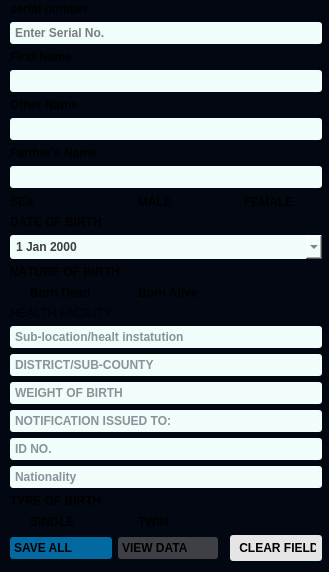
               <widget class="QWidget" name="widget_8" native="true">
                <property name="styleSheet">
                 <string notr="true">QWidget{
background-color: rgb(3, 7, 18);
width:80px;
margin-right:0px;
border-radius:4px;
}
QLineEdit{
	background-color:#f0fdfa;
	border-radius:3px;
	padding:3px;
	color:dark
}
</string>
                </property>
                <layout class="QGridLayout" name="gridLayout_6">
                 <property name="leftMargin">
                  <number>10</number>
                 </property>
                 <property name="topMargin">
                  <number>2</number>
                 </property>
                 <property name="rightMargin">
                  <number>1</number>
                 </property>
                 <item row="15" column="1">
                  <widget class="QCheckBox" name="checkBornalive">
                   <property name="font">
                    <font>
                     <bold>true</bold>
                    </font>
                   </property>
                   <property name="text">
                    <string>Born Alive</string>
                   </property>
                   <property name="autoExclusive">
                    <bool>true</bool>
                   </property>
                  </widget>
                 </item>
                 <item row="18" column="0">
                  <widget class="QLabel" name="label_64">
                   <property name="text">
                    <string>HEALTH FACILITY</string>
                   </property>
                  </widget>
                 </item>
                 <item row="2" column="0" colspan="4">
                  <widget class="QLineEdit" name="ldt_serial_no">
                   <property name="font">
                    <font>
                     <bold>true</bold>
                    </font>
                   </property>
                   <property name="placeholderText">
                    <string>Enter Serial No.</string>
                   </property>
                  </widget>
                 </item>
                 <item row="5" column="0" colspan="4">
                  <widget class="QLineEdit" name="chl_firstname">
                   <property name="font">
                    <font>
                     <bold>true</bold>
                    </font>
                   </property>
                   <property name="clearButtonEnabled">
                    <bool>true</bool>
                   </property>
                  </widget>
                 </item>
                 <item row="1" column="0">
                  <widget class="QLabel" name="label_56">
                   <property name="font">
                    <font>
                     <bold>true</bold>
                    </font>
                   </property>
                   <property name="text">
                    <string>serial number</string>
                   </property>
                  </widget>
                 </item>
                 <item row="32" column="0">
                  <widget class="QPushButton" name="pb_save_all">
                   <property name="font">
                    <font>
                     <bold>true</bold>
                    </font>
                   </property>
                   <property name="cursor">
                    <cursorShape>PointingHandCursor</cursorShape>
                   </property>
                   <property name="layoutDirection">
                    <enum>Qt::LeftToRight</enum>
                   </property>
                   <property name="autoFillBackground">
                    <bool>false</bool>
                   </property>
                   <property name="styleSheet">
                    <string notr="true">QPushButton{
background-color:#0369a1;
padding:4px;
text-align:left;
border-radius:3px;
}</string>
                   </property>
                   <property name="text">
                    <string>SAVE ALL</string>
                   </property>
                   <property name="icon">
                    <iconset>
                     <normaloff>resources/icons/icons/data-storage.png</normaloff>resources/icons/icons/data-storage.png</iconset>
                   </property>
                   <property name="iconSize">
                    <size>
                     <width>20</width>
                     <height>20</height>
                    </size>
                   </property>
                   <property name="checkable">
                    <bool>true</bool>
                   </property>
                   <property name="autoExclusive">
                    <bool>true</bool>
                   </property>
                   <property name="flat">
                    <bool>true</bool>
                   </property>
                  </widget>
                 </item>
                 <item row="11" column="0">
                  <widget class="QLabel" name="label_41">
                   <property name="font">
                    <font>
                     <bold>true</bold>
                    </font>
                   </property>
                   <property name="text">
                    <string>SEX</string>
                   </property>
                  </widget>
                 </item>
                 <item row="31" column="0">
                  <widget class="QCheckBox" name="checkBox">
                   <property name="font">
                    <font>
                     <bold>true</bold>
                    </font>
                   </property>
                   <property name="text">
                    <string>SINGLE</string>
                   </property>
                   <property name="autoExclusive">
                    <bool>true</bool>
                   </property>
                  </widget>
                 </item>
                 <item row="23" column="0" colspan="4">
                  <widget class="QLineEdit" name="weight">
                   <property name="font">
                    <font>
                     <bold>true</bold>
                    </font>
                   </property>
                   <property name="styleSheet">
                    <string notr="true">color: rgb(31, 41, 55);</string>
                   </property>
                   <property name="placeholderText">
                    <string>WEIGHT OF BIRTH</string>
                   </property>
                  </widget>
                 </item>
                 <item row="31" column="1">
                  <widget class="QCheckBox" name="checkBox_2">
                   <property name="font">
                    <font>
                     <bold>true</bold>
                    </font>
                   </property>
                   <property name="text">
                    <string>TWIN</string>
                   </property>
                   <property name="autoExclusive">
                    <bool>true</bool>
                   </property>
                  </widget>
                 </item>
                 <item row="14" column="0" colspan="3">
                  <widget class="QLabel" name="label_42">
                   <property name="font">
                    <font>
                     <bold>true</bold>
                     <kerning>false</kerning>
                    </font>
                   </property>
                   <property name="text">
                    <string>NATURE OF BIRTH</string>
                   </property>
                  </widget>
                 </item>
                 <item row="25" column="0" colspan="4">
                  <widget class="QLineEdit" name="IDNO">
                   <property name="font">
                    <font>
                     <bold>true</bold>
                    </font>
                   </property>
                   <property name="styleSheet">
                    <string notr="true">color: rgb(31, 41, 55);</string>
                   </property>
                   <property name="placeholderText">
                    <string>ID NO.</string>
                   </property>
                  </widget>
                 </item>
                 <item row="11" column="2" colspan="3">
                  <widget class="QCheckBox" name="checkfemale">
                   <property name="font">
                    <font>
                     <bold>true</bold>
                    </font>
                   </property>
                   <property name="text">
                    <string>FEMALE</string>
                   </property>
                   <property name="autoExclusive">
                    <bool>true</bool>
                   </property>
                  </widget>
                 </item>
                 <item row="7" column="0" colspan="4">
                  <widget class="QLineEdit" name="chld_othername">
                   <property name="font">
                    <font>
                     <bold>true</bold>
                    </font>
                   </property>
                   <property name="clearButtonEnabled">
                    <bool>true</bool>
                   </property>
                  </widget>
                 </item>
                 <item row="4" column="0" colspan="2">
                  <widget class="QLabel" name="label_5">
                   <property name="font">
                    <font>
                     <bold>true</bold>
                    </font>
                   </property>
                   <property name="text">
                    <string>First Name</string>
                   </property>
                  </widget>
                 </item>
                 <item row="32" column="1">
                  <widget class="QPushButton" name="pb_view_data">
                   <property name="font">
                    <font>
                     <bold>true</bold>
                    </font>
                   </property>
                   <property name="cursor">
                    <cursorShape>PointingHandCursor</cursorShape>
                   </property>
                   <property name="autoFillBackground">
                    <bool>false</bool>
                   </property>
                   <property name="styleSheet">
                    <string notr="true">QPushButton{
background-color: #3f3f46;
padding:4px;
text-align:left;
border-radius:3px;
}</string>
                   </property>
                   <property name="text">
                    <string>VIEW DATA</string>
                   </property>
                   <property name="icon">
                    <iconset>
                     <normaloff>resources/icons/icons/budget-pie-chart-and-yellow-dollar-coin-18866.png</normaloff>resources/icons/icons/budget-pie-chart-and-yellow-dollar-coin-18866.png</iconset>
                   </property>
                   <property name="iconSize">
                    <size>
                     <width>20</width>
                     <height>20</height>
                    </size>
                   </property>
                   <property name="checkable">
                    <bool>true</bool>
                   </property>
                   <property name="autoExclusive">
                    <bool>true</bool>
                   </property>
                   <property name="flat">
                    <bool>true</bool>
                   </property>
                  </widget>
                 </item>
                 <item row="8" column="0" colspan="2">
                  <widget class="QLabel" name="label_12">
                   <property name="font">
                    <font>
                     <bold>true</bold>
                    </font>
                   </property>
                   <property name="text">
                    <string>Farther's Name</string>
                   </property>
                  </widget>
                 </item>
                 <item row="32" column="3">
                  <widget class="QPushButton" name="pb_clearfileds">
                   <property name="font">
                    <font>
                     <bold>true</bold>
                    </font>
                   </property>
                   <property name="cursor">
                    <cursorShape>PointingHandCursor</cursorShape>
                   </property>
                   <property name="autoFillBackground">
                    <bool>false</bool>
                   </property>
                   <property name="styleSheet">
                    <string notr="true">QPushButton{
background-color: #e5e5e5;
padding:6px;
color:black;
border-radius:3px;
text-align:left;

}</string>
                   </property>
                   <property name="text">
                    <string> CLEAR FIELDS</string>
                   </property>
                   <property name="checkable">
                    <bool>true</bool>
                   </property>
                   <property name="autoExclusive">
                    <bool>true</bool>
                   </property>
                   <property name="flat">
                    <bool>true</bool>
                   </property>
                  </widget>
                 </item>
                 <item row="28" column="0" colspan="4">
                  <widget class="QLineEdit" name="l_nationality_f">
                   <property name="font">
                    <font>
                     <bold>true</bold>
                    </font>
                   </property>
                   <property name="styleSheet">
                    <string notr="true">color: rgb(31, 41, 55);</string>
                   </property>
                   <property name="placeholderText">
                    <string>Nationality</string>
                   </property>
                   <property name="clearButtonEnabled">
                    <bool>true</bool>
                   </property>
                  </widget>
                 </item>
                 <item row="19" column="0" colspan="4">
                  <widget class="QLineEdit" name="liElocation">
                   <property name="font">
                    <font>
                     <bold>true</bold>
                    </font>
                   </property>
                   <property name="styleSheet">
                    <string notr="true">color: rgb(31, 41, 55);</string>
                   </property>
                   <property name="placeholderText">
                    <string>Sub-location/healt instatution</string>
                   </property>
                  </widget>
                 </item>
                 <item row="30" column="0" colspan="2">
                  <widget class="QLabel" name="label_53">
                   <property name="font">
                    <font>
                     <bold>true</bold>
                    </font>
                   </property>
                   <property name="text">
                    <string>TYPE OF BIRTH</string>
                   </property>
                  </widget>
                 </item>
                 <item row="12" column="0" colspan="2">
                  <widget class="QLabel" name="label_40">
                   <property name="font">
                    <font>
                     <bold>true</bold>
                    </font>
                   </property>
                   <property name="text">
                    <string>DATE OF BIRTH</string>
                   </property>
                  </widget>
                 </item>
                 <item row="10" column="0" colspan="4">
                  <widget class="QLineEdit" name="chld_fathersname">
                   <property name="font">
                    <font>
                     <bold>true</bold>
                    </font>
                   </property>
                   <property name="clearButtonEnabled">
                    <bool>true</bool>
                   </property>
                  </widget>
                 </item>
                 <item row="13" column="0" colspan="4">
                  <widget class="QDateEdit" name="DOB">
                   <property name="font">
                    <font>
                     <bold>true</bold>
                    </font>
                   </property>
                   <property name="styleSheet">
                    <string notr="true">background-color:#f0fdfa;
	border-radius:3px;
	padding:4px;
color: rgb(62, 62, 62);</string>
                   </property>
                   <property name="inputMethodHints">
                    <set>Qt::ImhDate|Qt::ImhPreferNumbers|Qt::ImhTime</set>
                   </property>
                   <property name="calendarPopup">
                    <bool>true</bool>
                   </property>
                  </widget>
                 </item>
                 <item row="24" column="0" colspan="4">
                  <widget class="QLineEdit" name="issuedto">
                   <property name="font">
                    <font>
                     <bold>true</bold>
                    </font>
                   </property>
                   <property name="styleSheet">
                    <string notr="true">color: rgb(31, 41, 55);</string>
                   </property>
                   <property name="placeholderText">
                    <string>NOTIFICATION ISSUED TO:</string>
                   </property>
                  </widget>
                 </item>
                 <item row="11" column="1">
                  <widget class="QCheckBox" name="checkmale">
                   <property name="font">
                    <font>
                     <bold>true</bold>
                    </font>
                   </property>
                   <property name="cursor">
                    <cursorShape>PointingHandCursor</cursorShape>
                   </property>
                   <property name="text">
                    <string>MALE</string>
                   </property>
                   <property name="autoExclusive">
                    <bool>true</bool>
                   </property>
                  </widget>
                 </item>
                 <item row="15" column="0">
                  <widget class="QCheckBox" name="bornDead">
                   <property name="font">
                    <font>
                     <bold>true</bold>
                    </font>
                   </property>
                   <property name="text">
                    <string>Born Dead</string>
                   </property>
                   <property name="autoExclusive">
                    <bool>true</bool>
                   </property>
                   <property name="tristate">
                    <bool>false</bool>
                   </property>
                  </widget>
                 </item>
                 <item row="21" column="0" colspan="4">
                  <widget class="QLineEdit" name="lieDistrict">
                   <property name="font">
                    <font>
                     <bold>true</bold>
                    </font>
                   </property>
                   <property name="styleSheet">
                    <string notr="true">color: rgb(31, 41, 55);</string>
                   </property>
                   <property name="placeholderText">
                    <string>DISTRICT/SUB-COUNTY</string>
                   </property>
                  </widget>
                 </item>
                 <item row="6" column="0" colspan="2">
                  <widget class="QLabel" name="label_11">
                   <property name="font">
                    <font>
                     <bold>true</bold>
                    </font>
                   </property>
                   <property name="text">
                    <string>Other Name</string>
                   </property>
                  </widget>
                 </item>
                </layout>
               </widget>
